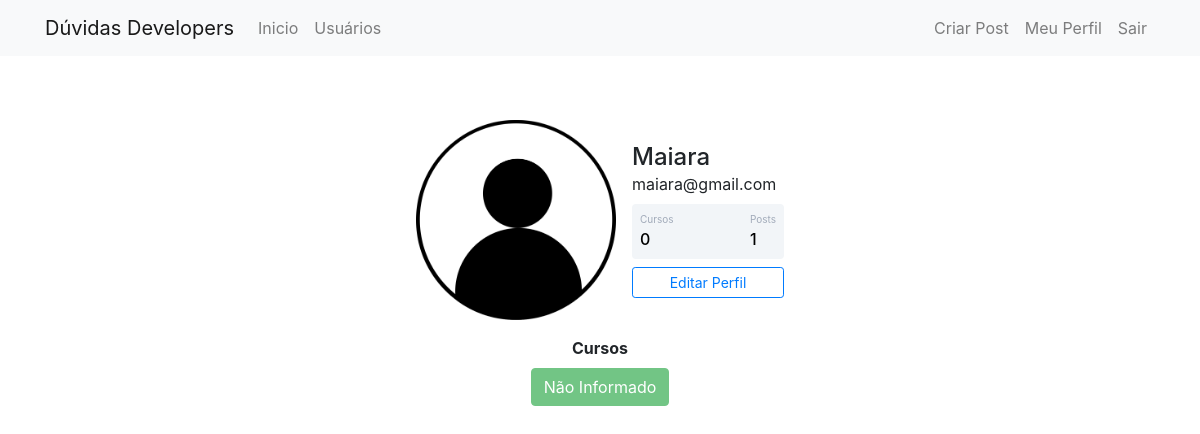
Screenshot of /perfil (signed in) with the database file from the repository.
### comunidade/models.py (models this page shows)
class Usuario(db.Model, UserMixin):
    id = db.Column(db.Integer, primary_key=True)
    username = db.Column(db.String, nullable=False)
    email = db.Column(db.String, nullable=False, unique=True)
    senha = db.Column(db.String, nullable=False)
    foto_perfil = db.Column(db.String, default='default.jpg')
    posts = db.relationship('Post', backref = 'autor', lazy =True)
    cursos = db.Column(db.String, nullable=False, default='Não Informado')
    def contar_posts(self):
        return len(self.posts)

### comunidade/routes.py (the view)
@app.route('/perfil')
@login_required
def perfil():
    foto_perfil = url_for('static', filename = 'fotosperfil/{}'.format(current_user.foto_perfil))
    return render_template('perfil.html', foto_perfil=foto_perfil)

### comunidade/models.py (called while the page is built)
@login_manager.user_loader
def load_usuario(id_usuario):
    return Usuario.query.get(int(id_usuario))

### comunidade/templates/perfil.html (shortened to what this page needs)
{% extends 'base.html' %}
{% block body %}
<div class="container mt-5 d-flex justify-content-center">
    <div class="card p-3">
        <div class="d-flex align-items-center">
            <div class="image pe-2">
                <img src="{{ foto_perfil }}" class="rounded" width="200" >
            </div>
        <div class="ml-3 w-100">
           <h4 class="mb-0 mt-0">{{current_user.username }}</h4><span>{{current_user.email}}</span>
           <div class="p-2 mt-2 bg-primary d-flex justify-content-between rounded text-white stats">
                {% if 'Não Informado' in current_user.cursos %}
                    <div class="d-flex flex-column"><span class="articles">Cursos</span><span class="number1">0</span> </div>
                {% else %}
                    <div class="d-flex flex-column"><span class="articles">Cursos</span><span class="number1">{{current_user.cursos.count(';') + 1}}</span> </div>
                {% endif %}
                <div class="d-flex flex-column"><span class="rating">Posts</span><span class="number3">{{current_user.contar_posts()}}</span></div>
            </div>
           <div class="button mt-2 d-flex flex-row align-items-center">
            <a class = 'w-100' href="{{ url_for('editar_perfil') }}">
                <button class="btn btn-sm btn-outline-primary w-100">Editar Perfil</button>
            </a>
           </div>
        </div>
        </div>
    </div>
 </div>
 <div class="row justify-content-center">
    <div class = "col col-4" style="text-align: center;" >
        <strong>Cursos</strong><br>
        {% for curso in current_user.cursos.split(';') %}
        <button type= "button" class="btn btn-success mt-2" disabled>{{ curso }}</button>
        {% endfor %}
    </div>
 </div>
{% endblock %}

### comunidade/static/main.css (style rules this page uses)
.card { width: 400px; border: none; border-radius: 10px; background-color: #fff; }
.stats { background: #f2f5f8 !important; color: #000 !important; }
.articles { font-size:10px; color: #a1aab9; }
.number1 { font-weight:500; }
.rating { font-size:10px; color: #a1aab9; }
.number3 { font-weight:500; }

### rows the page displays
Usuario: username "Maiara", email "maiara@gmail.com", cursos "Não Informado"

### other values shown
{{ current_user.contar_posts() }} "1"
